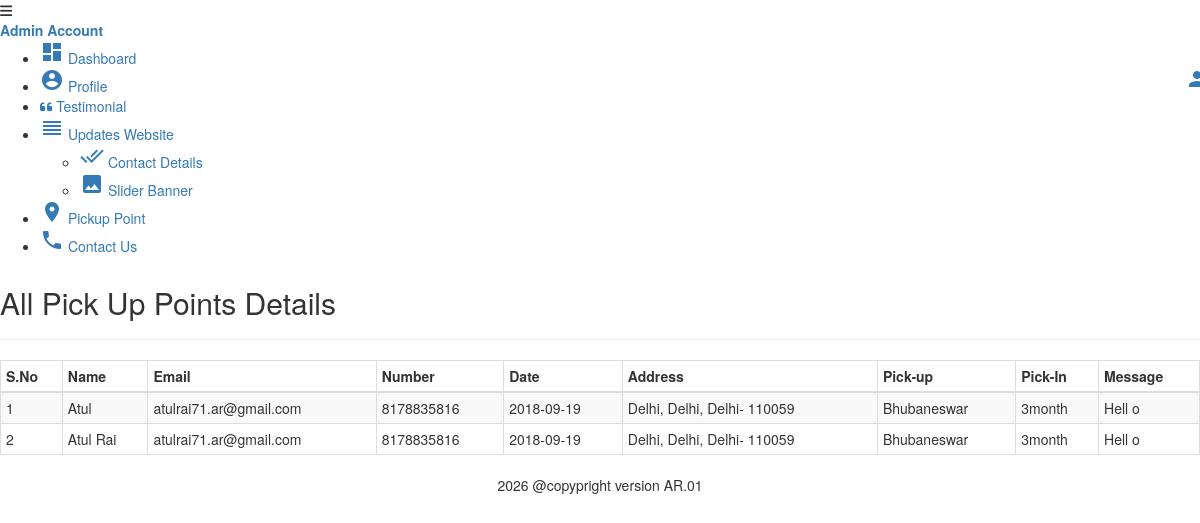
Screenshot of /adminPanel/pickup/pick-up.php (signed in) with the database file from the repository.
### tables this page shows
CREATE TABLE `pickupdetails` (
  `pick_id` int(11) NOT NULL,
  `userFName` varchar(50) NOT NULL,
  `userLname` varchar(50) NOT NULL,
  `userEmail` varchar(50) NOT NULL,
  `userNumber` varchar(12) NOT NULL,
  `userAddLine` varchar(100) NOT NULL,
  `userCity` varchar(50) NOT NULL,
  `userPin` varchar(10) NOT NULL,
  `userState` varchar(10) NOT NULL,
  `message` text NOT NULL,
  `hereUs` varchar(100) NOT NULL,
  `pickUpPoint` varchar(100) NOT NULL,
  `pickInDate` varchar(100) NOT NULL,
  `added_date` date NOT NULL,
  `added_time` time NOT NULL,
  `token` varchar(100) NOT NULL,
  `status` int(11) NOT NULL
);

### adminPanel/config/sessionManager.php (called while the page is built, shortened)
<?php
	function userAccess()
	{
		if (isset( $_SESSION['DMINRAYssess@DECOrIn']) != '')
		{
			$sessData['name']=$_SESSION['DMINRAYssess@DECOrIn']['name'];
			$sessData['token']=$_SESSION['DMINRAYssess@DECOrIn']['token'];
			$sessData['user_Id']=$_SESSION['DMINRAYssess@DECOrIn']['user_Id'];
			$sessData['userAccess']=$_SESSION['DMINRAYssess@DECOrIn']['userAccess'];
			$sessData['loggedAs']=$_SESSION['DMINRAYssess@DECOrIn']['loggedAs'];
		}
		else
		{
			header('Location: adminLogin');
			exit();
		}
		return $sessData;
	}
?>

### adminPanel/config/config.php (called while the page is built, shortened)
<?php
$dir.="";
$dirFile.="";
$errorH="class='active' ";
?>

### adminPanel/models/adminModel/pickupModel.php (the view, shortened to what this page needs)
<?php
 function FetchAll($conn)
 {
 		$data="";
		$sql="SELECT * FROM `pickupdetails` WHERE `status` <> '0'";
		$result=$conn->query($sql);
		if ($result->num_rows > 0)
		{
			$count=1;
    	  while($row = $result->fetch_assoc())
    	  {
    	  	$data.=" <tr>
                              <td>".$count."</td>
                              <td>".$row['userFName']." ".$row['userLname']." </td>
                              <td>".$row['userEmail']."</td>
                              <td>".$row['userNumber']."</td>
                              <td>".$row['added_date']."</td>
                              <td>".$row['userAddLine'] .", ".$row['userCity'].", ".$row['userState']."- ".$row['userPin']."</td>
                              <td>".$row['pickUpPoint']."</td>
                              <td>".$row['pickInDate']."</td>
                              <td>".$row['message']."</td>
                          </tr>";
                    $count++;
    	  }
    	}
    	else
    	{
    		$data.="<tr><td colspan='9'> No Pickup Request Maided</td></tr>";
    	}
    	return $data;
	}
?>

### adminPanel/structure/header.php (shortened to what this page needs)
<?php
    require_once(realpath(dirname(__FILE__)."/../config/config.php"));
?>
<!DOCTYPE html>
<html lang="en">
  <head>
    <link href="<?php echo constant("BASE_URL") ?>assets/css/bootstrap.css" rel="stylesheet">
    <link href="<?php echo constant("BASE_URL") ?>assets/font-awesome/css/font-awesome.css" rel="stylesheet" target="" />
    <link rel="stylesheet" type="text/css" href="<?php echo constant("BASE_URL") ?>assets/css/zabuto_calendar.css">
    <link rel="stylesheet" type="text/css" href="<?php echo constant("BASE_URL") ?>assets/js/gritter/css/jquery.gritter.css" />
    <link rel="stylesheet" type="text/css" href="<?php echo constant("BASE_URL") ?>assets/lineicons/style.css">
    <link href="<?php echo constant("BASE_URL") ?>assets/css/style.css" rel="stylesheet">
    <link href="<?php echo constant("BASE_URL") ?>assets/css/style-responsive.css" rel="stylesheet">
    <link href="https://maxcdn.bootstrapcdn.com/bootstrap/3.3.7/css/bootstrap.min.css" rel="stylesheet">
    <link href="https://cdn.datatables.net/1.10.19/css/dataTables.bootstrap.min.css" rel="stylesheet">

### adminPanel/structure/leftBar.php (shortened to what this page needs)
</head>
  <body>
  <section id="container" >
      <header class="header blue-bg">
              <div class="sidebar-toggle-box">
                  <div class="fa fa-bars tooltips" data-placement="right" data-original-title="Toggle Navigation"></div>
              </div>
            <a href="<?php echo constant("BASE_URL_ADMIN") ?>dashboard" class="logo"><b><?php echo $sessData['loggedAs'];?> Account</b></a>
         <div class="top-menu">
            	<ul class="nav pull-right top-menu" style="margin-top: 1%;">
                    <li class=" dropdown">
                    <a class="dropdown-toggle" data-toggle="dropdown" href="#" aria-expanded="true">
                        <i class="material-icons" style="margin-top: 5px;margin-right: -25px;">person</i>
                    </a>
                </li>
            	</ul>
            </div>
      </header>
      <aside>
          <div id="sidebar"  class="nav-collapse ">
              <ul class="sidebar-menu" id="nav-accordion">
                  <li class="mt">
                      <a <?php echo ($dirFile == 'dashboard' ? $errorH : '' ); ?> href="<?php echo constant("BASE_URL_ADMIN") ?>dashboard">
                          <i class="material-icons mat-menu">dashboard</i>
                          <span class="menu-font">Dashboard</span>
                      </a>
                  </li>
                  <li  class="sub-menu">
                      <a <?php echo ($dir == 'profile' ? $errorH : '' ); ?> href="<?php echo constant("BASE_URL_ADMIN")?>profile/myProfile ">
                          <i class="material-icons mat-menu">account_circle</i>
                          <span class="menu-font">Profile</span>
                      </a>
                  </li>
                  <li  class="sub-menu">
                      <a <?php echo ($dir == 'testimonial' ? $errorH : '' ); ?> href="<?php echo constant("BASE_URL_ADMIN")?>testimonial/testimonial ">
                          <i class="fa fa-quote-left" aria-hidden="true"></i>
                          <span class="menu-font">Testimonial</span>
                      </a>
                  </li>
                  <li class="sub-menu">
                      <a <?php echo ($dir == 'mystore' ? $errorH : '' ); ?> href="javascript:;" >
                          <i class="material-icons mat-menu">reorder</i>
                          <span class="menu-font">Updates Website </span>
                      </a>
                      <ul class="sub">
                          <li <?php echo ($dirFile == 'store' ? $errorH : '' ); ?>>
                            <a  href="<?php echo constant("BASE_URL_ADMIN") ?>mystore/store">
                              <i class="material-icons mat-submenu">done_all</i>
                              <span class="submenu-font">Contact Details</span>
                            </a>
                          </li>
                          <li <?php echo ($dirFile == 'storeBanners' ? $errorH : '' ); ?>>
                            <a  href="<?php echo constant("BASE_URL_ADMIN") ?>mystore/storeBanners">
                              <i class="material-icons mat-submenu">photo</i>
                              <span class="submenu-font">Slider Banner</span>
                            </a>
                          </li>
                        </ul>
                  </li>
                   <li  class="sub-menu">
                      <a <?php echo ($dir == 'pickup' ? $errorH : '' ); ?> href="<?php echo constant("BASE_URL_ADMIN")?>pickup/pick-up">
                          <i class="material-icons mat-menu">place</i>
                          <span class="menu-font">Pickup Point</span>
                      </a>
                  </li>
                  <li  class="sub-menu">
                      <a <?php echo ($dir == 'contact' ? $errorH : '' ); ?> href="<?php echo constant("BASE_URL_ADMIN")?>contact/contact-us">
                          <i class="material-icons mat-menu">phone</i>
                          <span class="menu-font">Contact Us</span>
                      </a>
                  </li>
              </ul>
          </div>
      </aside>

### adminPanel/pickup/pick-up.php (shortened to what this page needs)
<?php
require_once(realpath(dirname(__FILE__)."/../config/sessionManager.php"));
   $sessData=userAccess();
    $dir="pickup";
    $dirFile ="pick-up";
      include_once("../structure/header.php");
      include_once("../structure/leftBar.php");
      require_once(realpath(dirname(__FILE__)."/../config/database.php"));
      require_once(realpath(dirname(__FILE__)."/../models/adminModel/pickupModel.php"));
      $data= FetchAll($conn);
?>
      <section id="main-content">
          <section class="wrapper">
            <div class="row">
              <div class="col-md-12">
                <h2>All Pick Up Points Details </h2>
                <hr class="hr-div">
              </div>
            </div>
          <div class="row dtrow">
              <div class="col-md-12 top2">
                 <table id="REpresntDATA" class="table table-bordered table-striped table-condensed" style="width:100%">
                      <thead>
                          <tr>
                              <th>S.No</th>
                              <th>Name </th>
                              <th>Email</th>
                              <th>Number</th>
                              <th>Date</th>
                              <th>Address</th>
                              <th>Pick-up</th>
                              <th>Pick-In</th>
                              <th>Message</th>
                          </tr>
                      </thead>
                      <tbody>
                              <?php
                              echo $data;
                              ?>
                      </tbody>
                  </table>
              </div>
          </div>
    <?php
      include_once("../structure/footer.php");
   ?>

### adminPanel/structure/footer.php (shortened to what this page needs)
      <footer class="site-footer">
          <div class="text-center">
              <?php echo date('Y') ." @copypright version AR.01"; ?>
          </div>
      </footer>
  </section>
  </body>
</html>

### rows the page displays
pickupdetails: userFName "Atul", userEmail "atulrai71.ar@gmail.com", userNumber "8178835816", added_date "2018-09-19", userAddLine "Delhi", userCity "Delhi", userState "Delhi", userPin "110059", pickUpPoint "Bhubaneswar", pickInDate "3month", message "Hell o"
pickupdetails: userFName "Atul", userLname "Rai", userEmail "atulrai71.ar@gmail.com", userNumber "8178835816", added_date "2018-09-19", userAddLine "Delhi", userCity "Delhi", userState "Delhi", userPin "110059", pickUpPoint "Bhubaneswar", pickInDate "3month", message "Hell o"

### other values shown
$sessData['loggedAs'] "Admin"
